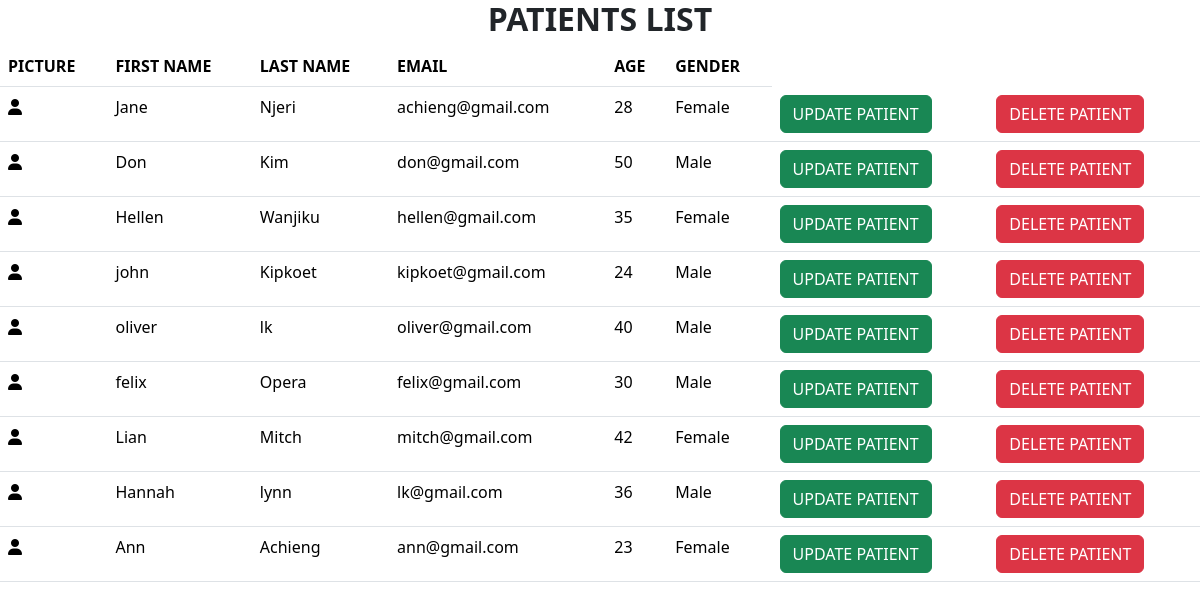
Page /patient/patientlist/ on the earlier database version.
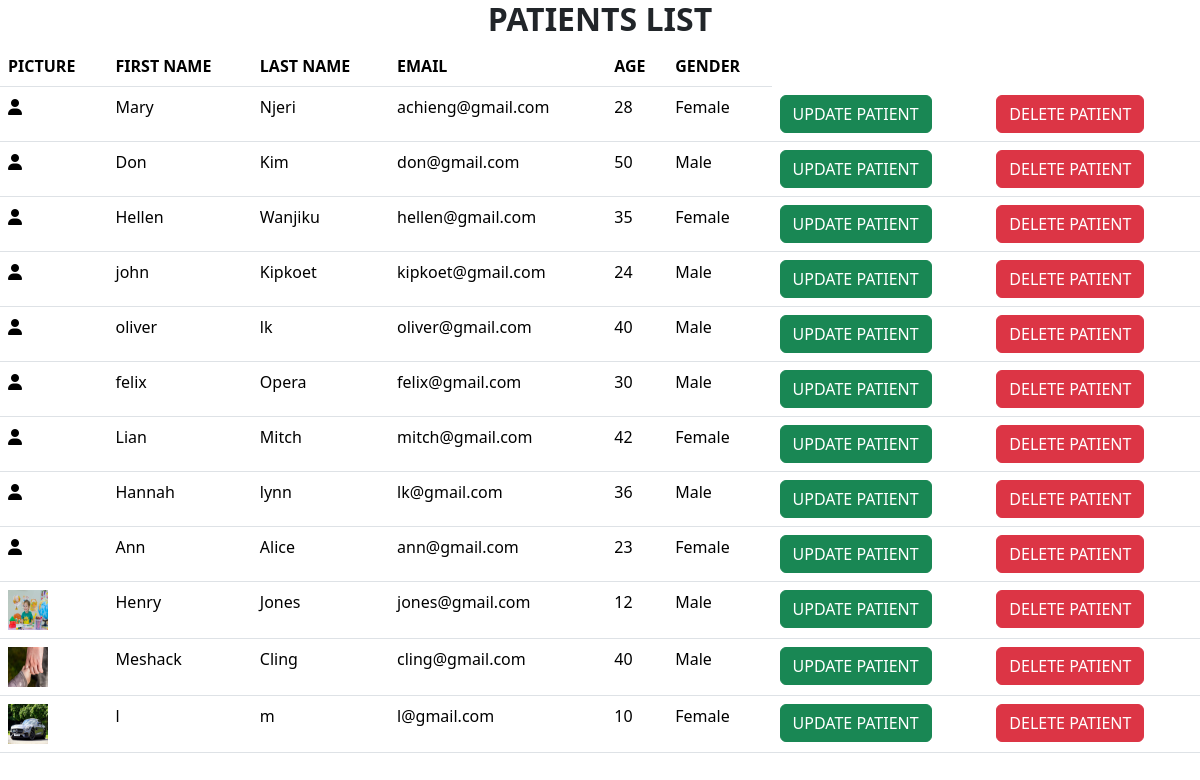
Same page on the later database version.
### patient/models.py (models this page shows, shortened)
class Patient(models.Model):
    image = models.ImageField(upload_to='patient_images/',blank='True')
    first_name = models.CharField(max_length=20)
    last_name = models.CharField(max_length=20)
    email = models.EmailField()
    age = models.IntegerField()
    gender = models.CharField(max_length=10)

### patient/views.py (the view)
# urls.py: path('patientlist/', views.patientlist, name='patientlist'),
def patientlist(request):
    patients = Patient.objects.all()
    return render(request, 'patientlist.html',{'patients':patients})

### patient/templates/patientlist.html (shortened to what this page needs)
{% extends "base.html" %}
{% block content %}
<table class="table">
  <thead>
  <tr>
    <h2 STYLE="text-align: center"><b>PATIENTS LIST</b></h2>
    <th>PICTURE</th>
    <th>FIRST NAME</th>
    <th>LAST NAME</th>
    <th>EMAIL</th>
    <th>AGE</th>
    <th>GENDER</th>
  </tr>
  </thead>
  <tbody>
  {% for patient in patients %}
  <tr>
    <td>
      {% if patient.image %}
      <img src="{{ patient.image.url }}" alt="" style="width: 40px;height: 40px">
      {% else %}
      <i class="fa-solid fa-user"></i>
      {% endif %}
    </td>
    <td>{{ patient.first_name }}</td>
    <td>{{ patient.last_name }}</td>
    <td>{{ patient.email }}</td>
    <td>{{ patient.age }}</td>
    <td>{{ patient.gender }}</td>
    <td><a href="{% url 'updatepatient' patient.id %}" class="btn btn-success" type="button">UPDATE PATIENT</a></td>
    <td><a href="{% url 'deletepatient' patient.id %}" class="btn btn-danger" type="button" onclick="return confirm('Are you sure you want to delete the patient?')">DELETE PATIENT</a></td>
  </tr>
  {% endfor %}
  </tbody>
</table>
{% endblock %}

### patient/templates/base.html (shortened to what this page needs)
<!DOCTYPE html>
<html lang="en">
<head>
    <link rel="stylesheet" href="https://cdn.jsdelivr.net/npm/bootstrap@5.3.3/dist/css/bootstrap.min.css">
    <link rel="stylesheet" href="https://cdnjs.cloudflare.com/ajax/libs/font-awesome/6.7.2/css/all.min.css">
</head>
<body>
{% block content %}
{% endblock %}
</body>
</html>

Differences in the rows shown:
changed Patient "Njeri": first_name "Jane" → "Mary"
changed Patient "Ann": last_name "Achieng" → "Alice"
added Patient: image (picture), first_name "Henry", last_name "Jones", email "jones@gmail.com", age "12", gender "Male"
added Patient: image (picture), first_name "Meshack", last_name "Cling", email "cling@gmail.com", age "40", gender "Male"
added Patient: image (picture), first_name "l", last_name "m", email "l@gmail.com", age "10", gender "Female"
